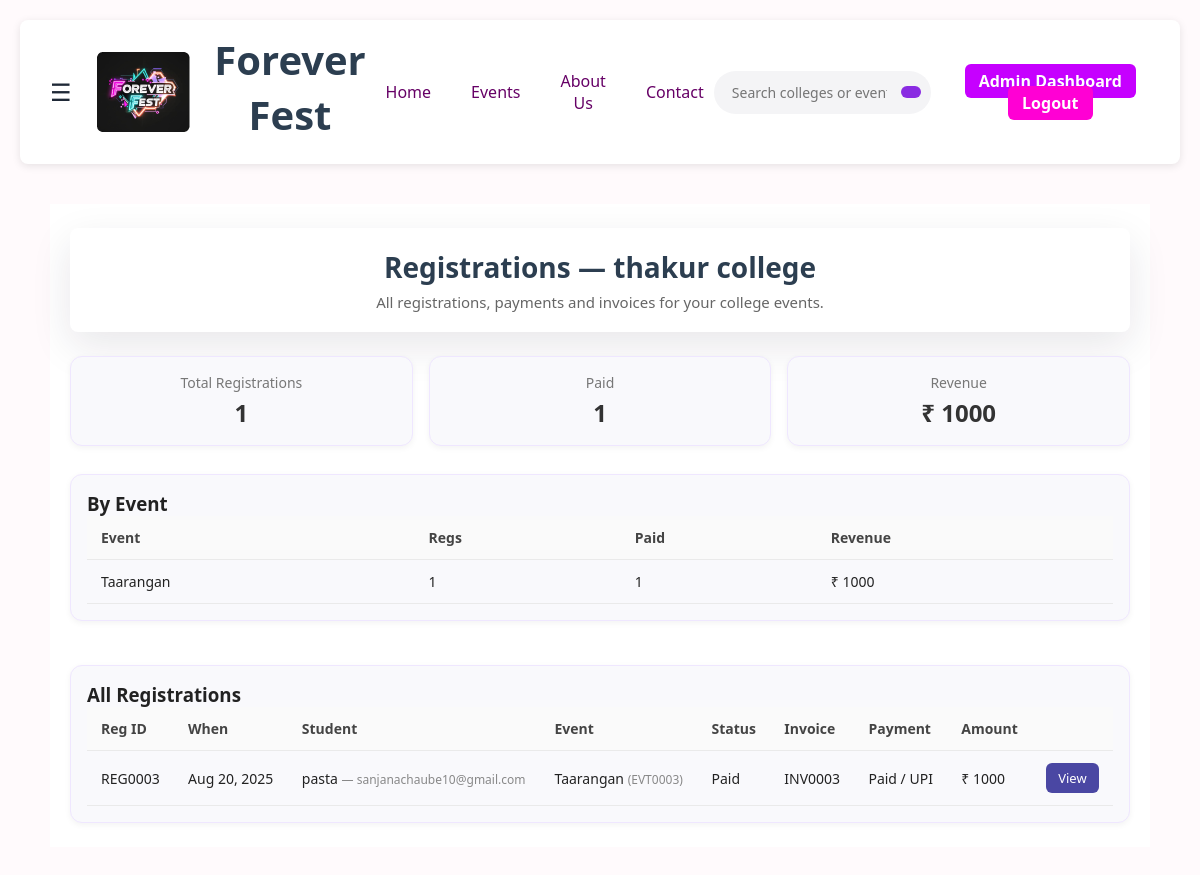
The page /registrations/admin/registrations/ (signed in) on the database its author committed.
### colleges/models.py (models this page shows, shortened)
class College(models.Model):
    college_id  = models.CharField(max_length=20, primary_key=True, unique=True, default=generate_college_id)
    name        = models.CharField(max_length=100, unique=True)
    contact_no  = models.CharField(max_length=15, blank=True, null=True)
    email       = models.EmailField(max_length=120, blank=True, null=True)
    location    = models.CharField(max_length=120, blank=True, null=True)
    owner_admin = models.OneToOneField(
    AdminProfile, on_delete=models.CASCADE, related_name='college',
    null=True, blank=True
    )
    logo  = models.ImageField(upload_to="college_logos/",blank=True,null=True)
    created_at = models.DateTimeField(auto_now_add=True)

### events/models.py (models this page shows, shortened)
class Event(models.Model):
    image_url = models.CharField(max_length=255, blank=True)
    event_id = models.CharField(primary_key=True, max_length=20, default=generate_event_id)
    college = models.ForeignKey(College,to_field="college_id", db_column="college_id",on_delete=models.CASCADE, related_name="events",)
    title = models.CharField(max_length=80)
    description = models.TextField(blank=True)
    date_time = models.DateTimeField(null=True, blank=True)
    location = models.CharField(max_length=120, blank=True)
    created_by = models.ForeignKey(AdminProfile,to_field="admin_id",db_column="created_by",on_delete=models.SET_NULL,null=True,blank=True,related_name="created_events",)
    class Meta:
        db_table = "events"

### accounts/models.py (models this page shows, shortened)
class UserProfile(models.Model):
    user_id = models.CharField(primary_key=True, max_length=20, default=generate_user_id, editable=False)
    username = models.CharField(max_length=25)
    email = models.EmailField(max_length=25, unique=True)
    password = models.CharField(max_length=128)
    profile_info = models.CharField(max_length=50, blank=True, null=True)
    preferences = models.CharField(max_length=20, blank=True, null=True)

### registrations/models.py (models this page shows, shortened)
class Registration(models.Model):
    registration_id = models.CharField(primary_key=True, max_length=20, default=generate_registration_id)
    user = models.ForeignKey(UserProfile, on_delete=models.CASCADE, related_name="registrations")
    event = models.ForeignKey(Event, to_field="event_id", db_column="event_id",on_delete=models.CASCADE, related_name="registrations")
    payment_status = models.CharField(max_length=30, blank=True)
    registration_date = models.DateField(auto_now_add=True)
    class Meta:
        db_table = "registrations"

class Invoice(models.Model):
    invoice_id = models.CharField(primary_key=True, max_length=20, default=generate_invoice_id)
    registration = models.OneToOneField(Registration, on_delete=models.CASCADE, related_name="invoice")
    issued_date = models.DateField(auto_now_add=True)
    details = models.TextField(blank=True)
    class Meta:
        db_table = "invoices"

class Payment(models.Model):
    payment_id = models.CharField(primary_key=True, max_length=20, default=generate_payment_id)
    invoice = models.OneToOneField(Invoice, on_delete=models.CASCADE, related_name="payment")
    amount = models.DecimalField(max_digits=12, decimal_places=2, default=0)
    status = models.CharField(max_length=30, blank=True)
    gateway = models.CharField(max_length=30, blank=True)
    paid_at = models.DateTimeField(null=True, blank=True)
    class Meta:
        db_table = "payments"

### registrations/views.py (the view)
# urls.py: path("admin/registrations/", views.admin_registrations_overview, name="admin_registrations_overview"),
def admin_registrations_overview(request):
    admin = _current_admin(request)
    if not admin:
        messages.error(request, "Please log in as admin.")
        return redirect("admin_login")
    college = getattr(admin, "college", None) or getattr(admin, "linked_college", None)
    if not college:
        messages.info(request, "No college is linked to your admin account yet.")
        return render(request, "registrations/admin_registrations.html", {
            "college": None, "rows": [], "stats": {}, "by_event": [],
        })
    base_qs = (
        Registration.objects
        .filter(event__college=college)
        .select_related("user", "event", "invoice", "invoice__payment")
        .order_by("-registration_date", "-event__date_time")
    )
    total_regs = base_qs.count()
    paid_regs  = base_qs.filter(payment_status__iexact="paid").count()
    pay_qs = Payment.objects.filter(invoice__registration__event__college=college)
    total_revenue = (
        pay_qs.filter(status__iexact="paid")
              .aggregate(total=Coalesce(
                  Sum("amount"),
                  Value(Decimal("0.00")),
                  output_field=DecimalField(max_digits=12, decimal_places=2),
              ))["total"]
    )
    stats = {
        "total_regs": total_regs,
        "paid_regs": paid_regs,
        "total_revenue": total_revenue,
    }
    by_event = (
        base_qs.values("event__title")
               .annotate(
                   regs=Count("registration_id"),
                   paid=Count("registration_id",
                              filter=Q(payment_status__iexact="paid")),
                   revenue=Coalesce(
                       Sum(
                           "invoice__payment__amount",
                           filter=Q(invoice__payment__status__iexact="paid")
                       ),
                       Value(Decimal("0.00")),
                       output_field=DecimalField(max_digits=12, decimal_places=2),
                   ),
               )
               .order_by("event__title")
    )
    rows = []
    for r in base_qs:
        pay = getattr(getattr(r, "invoice", None), "payment", None)
        rows.append({
            "reg_id": r.registration_id,
            "date": r.registration_date,
            "user": r.user,                      # .username / .email in template
            "event_id": r.event.event_id,
            "event_title": r.event.title,
            "event_when": r.event.date_time,
            "status": r.payment_status,
            "invoice_id": getattr(getattr(r, "invoice", None), "invoice_id", None),
            "pay_status": getattr(pay, "status", ""),
            "gateway": getattr(pay, "gateway", ""),
            "amount": getattr(pay, "amount", Decimal("0.00")),
        })
    return render(request, "registrations/admin_registrations.html", {
        "college": college,
        "rows": rows,
        "stats": stats,
        "by_event": by_event,
    })

### registrations/views.py (called while the page is built)
def _current_admin(request):
    aid = request.session.get("admin_id")
    if not aid:
        return None
    try:
        return AdminProfile.objects.select_related("college").get(admin_id=aid)
    except AdminProfile.DoesNotExist:
        return None

### registrations/templates/registrations/admin_registrations.html (shortened to what this page needs)
{% extends "accounts/base.html" %}
{% load static %}
{% block content %}
<link rel="stylesheet" href="{% static 'css/registrations.css' %}">
<div class="reg-wrap">
  <header class="reg-header">
    <h1 class="reg-title">Registrations — {{ college.name }}</h1>
    <p class="reg-sub">All registrations, payments and invoices for your college events.</p>
  </header>
  <div class="reg-grid">
    <div class="reg-card reg-metric">
      <div class="metric-label">Total Registrations</div>
      <div class="metric-value">{{ stats.total_regs|default:0 }}</div>
    </div>
    <div class="reg-card reg-metric">
      <div class="metric-label">Paid</div>
      <div class="metric-value">{{ stats.paid_regs|default:0 }}</div>
    </div>
    <div class="reg-card reg-metric">
      <div class="metric-label">Revenue</div>
      <div class="metric-value">₹ {{ stats.total_revenue|default:0|floatformat:0 }}</div>
    </div>
  </div>
  {% if by_event %}
  <div class="reg-card">
    <h3 class="card-title">By Event</h3>
    <div class="table-wrap">
      <table class="reg-table">
        <thead>
          <tr>
            <th>Event</th><th>Regs</th><th>Paid</th><th>Revenue</th>
          </tr>
        </thead>
        <tbody>
        {% for e in by_event %}
          <tr>
            <td>{{ e.event__title }} </td>
            <td>{{ e.regs|default:0 }}</td>
            <td>{{ e.paid|default:0 }}</td>
            <td>₹ {{ e.revenue|default:0|floatformat:0 }}</td>
          </tr>
        {% endfor %}
        </tbody>
      </table>
    </div>
  </div>
  {% endif %}
   <br> <br>
  <div class="reg-card">
    <h3 class="card-title">All Registrations</h3>
    {% if rows %}
    <div class="table-wrap">
      <table class="reg-table">
        <thead>
          <tr>
            <th>Reg ID</th>
            <th>When</th>
            <th>Student</th>
            <th>Event</th>
            <th>Status</th>
            <th>Invoice</th>
            <th>Payment</th>
            <th>Amount</th>
            <th></th>
          </tr>
        </thead>
        <tbody>
          {% for r in rows %}
          <tr>
            <td>{{ r.reg_id }}</td>
            <td>{{ r.date|date:"M d, Y" }}</td>
            <td>{{ r.user.username }} <small class="muted">— {{ r.user.email }}</small></td>
            <td>{{ r.event_title }} <small class="muted">({{ r.event_id }})</small></td>
            <td>{{ r.status|default:"-"|title }}</td>
            <td>{% if r.invoice_id %}{{ r.invoice_id }}{% else %}<span class="muted">—</span>{% endif %}</td>
            <td>{% if r.pay_status %}{{ r.pay_status|title }} / {{ r.gateway|upper }}{% else %}<span class="muted">—</span>{% endif %}</td>
            <td>₹ {{ r.amount|default:0|floatformat:0 }}</td>
            <td>
              {% if r.invoice_id %}
                <a class="btn-view" href="{% url 'registrations:invoice_detail' r.invoice_id %}">View</a>
              {% endif %}
            </td>
          </tr>
          {% endfor %}
        </tbody>
      </table>
    </div>
    {% else %}
      <p class="muted">No registrations yet.</p>
    {% endif %}
  </div>
</div>
{% endblock %}

### static/css/style.css (style rules this page uses)
body { font-family: 'Inter', sans-serif; margin: 0; padding: 0; background: #fffafc; }
body { background: #F7F8FC; }
a { text-decoration: none; }
body, html { height: 100%; margin: 0; }
:root { --primary-color: #2c3e50; --secondary-color: #3498db; --accent-color: #e74c3c; --light-color: #f5f7fa; --dark-color: #2c4e50; --shadow: 0 4px 6px rgba(0,0,0,.1); --radius: 8px; --page-max-width: 1200px; }
* { margin: 0; padding: 0; box-sizing: border-box; font-family: 'Segoe UI', Tahoma, Geneva, Verdana, sans-serif; }
body { background: var(--light-color); color: var(--dark-color); padding: 20px; }
header { text-align: center; margin-bottom: 40px; padding: 20px 0; background: #fff; box-shadow: var(--shadow); border-radius: var(--radius); }
h1 { color: var(--primary-color); font-size: 2.5rem; margin-bottom: 10px; }
body { margin: 0; font-family: 'Inter', sans-serif; background: #fffafc; color: #222; }

### static/css/registrations.css (style rules this page uses)
:root { --ink:#1a1333; --muted:#7a6d99; --card:#ffffff; --bg:#fcf7ff; --primary:#6c2bd9; --primary-2:#8b5cf6; --ring: rgba(108,43,217,.15); --shadow: 0 14px 40px rgba(34,18,51,.10); }
.reg-wrap { max-width: 880px; margin: 0 auto; padding: 32px 16px 56px; background: var(--bg); }
.reg-card { background: var(--card); border: 1px solid #efe7ff; border-radius: 22px; box-shadow: var(--shadow); padding: 24px 22px; }
a { text-decoration: none; }
.reg-wrap { max-width: 1100px; margin: 40px auto; padding: 24px 20px; background: #fff; }
.reg-header { text-align: center; margin-bottom: 24px; }
.reg-title { font-size: 28px; font-weight: bold; margin-bottom: 6px; }
.reg-sub { color: #666; font-size: 15px; }
.reg-grid { display: grid; grid-template-columns: repeat(auto-fit, minmax(240px, 1fr)); gap: 16px; margin-bottom: 28px; }
.reg-card { background: #f9f9fc; border-radius: 12px; padding: 16px; box-shadow: 0 2px 6px rgba(0,0,0,0.05); }
.reg-metric { text-align: center; }
.metric-label { font-size: 14px; color: #777; }
.metric-value { font-size: 24px; font-weight: bold; margin-top: 4px; color: #333; }
.table-wrap { overflow-x: auto; }
.reg-table { width: 100%; border-collapse: collapse; }
.reg-table th, .reg-table td { padding: 12px 14px; border-bottom: 1px solid #eaeaea; text-align: left; font-size: 14px; }
.reg-table th { background: #fafafa; font-weight: 600; color: #444; }
.btn-view { display: inline-block; padding: 6px 12px; font-size: 13px; border-radius: 6px; background: #4a47a3; color: #fff; text-decoration: none; transition: background 0.2s ease; }
.muted { color: #888; font-size: 12px; }

### rows shown on the page
College: name "thakur college"
Event: event__title "Taarangan", regs "1", paid "1", revenue "1000"
UserProfile: reg_id "REG0003", date "Aug 20, 2025", user.username "pasta", user.email "sanjanachaube10@gmail.com", event_title "Taarangan", event_id "EVT0003", status "Paid", invoice_id "INV0003", pay_status "Paid", gateway "UPI", amount "1000"

### other values the page prints
{{ stats.total_regs|default:0 }} "1"
{{ stats.paid_regs|default:0 }} "1"
{{ stats.total_revenue|default:0|floatformat:0 }} "1000"
